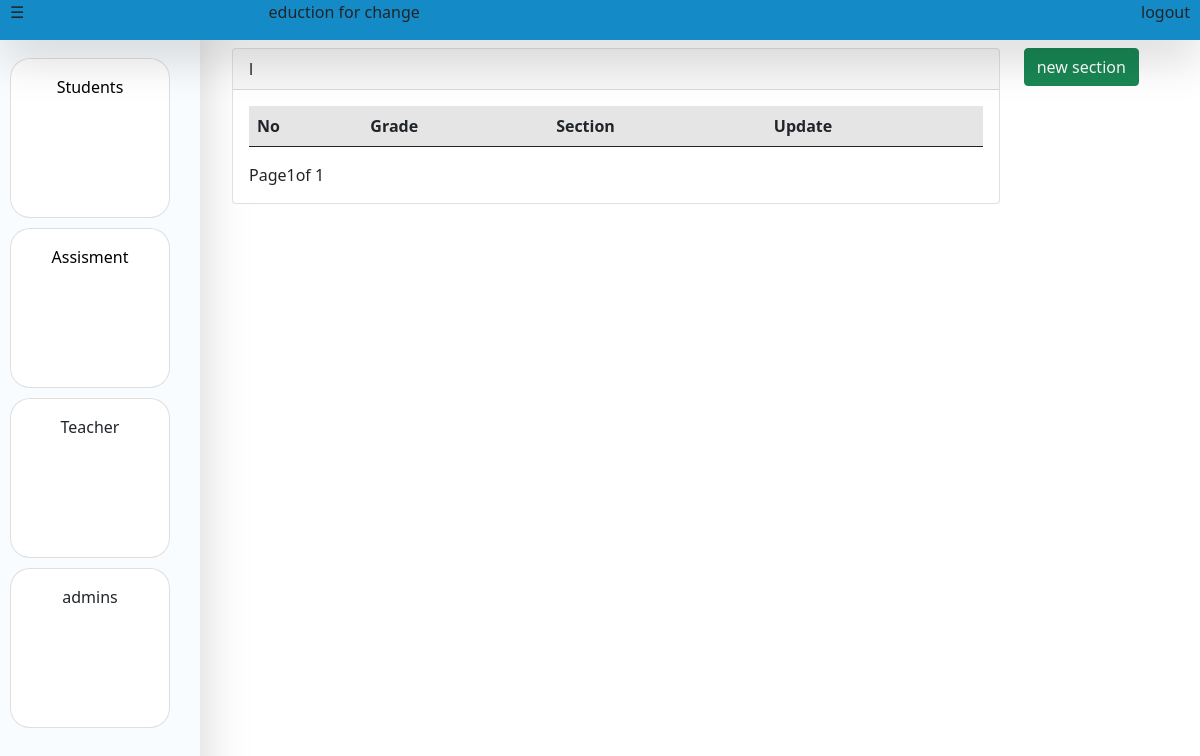
The page /main/acounts/ on the database as committed earlier.
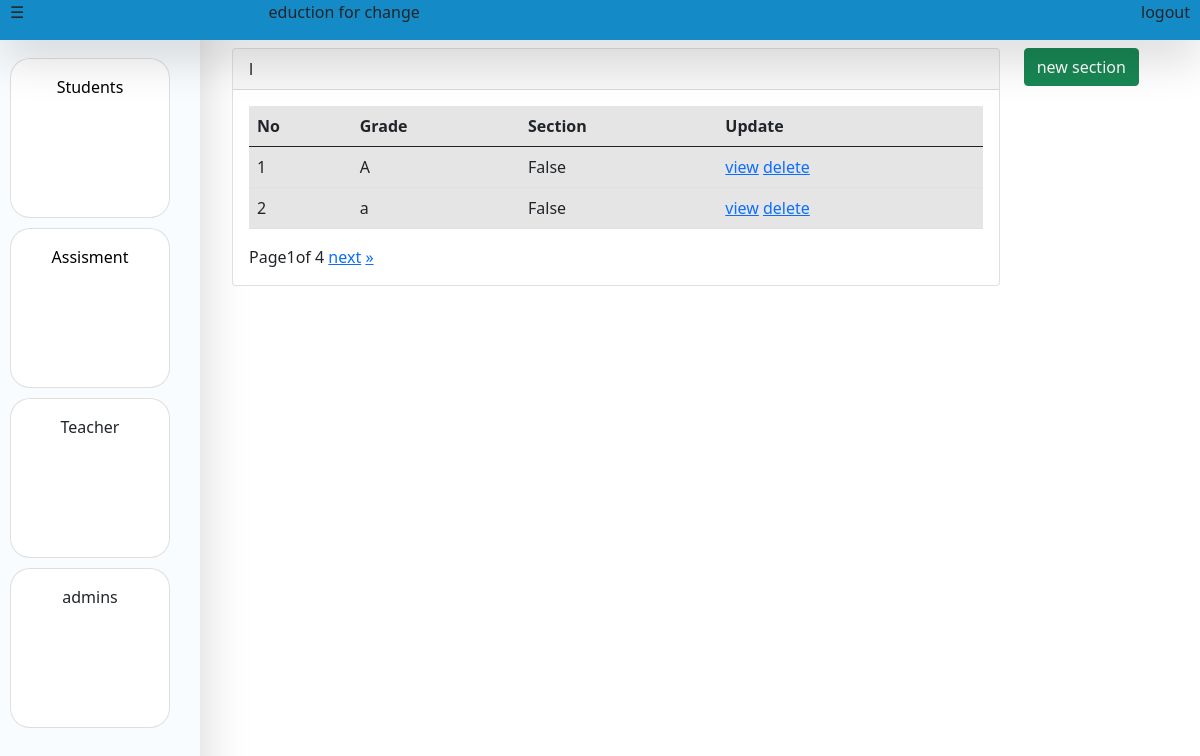
The same page on the database as committed later.
### admins/models.py (models this page shows)
class Section(models.Model):
    grade=models.CharField(max_length=255,null=True)
    section=models.CharField(max_length=20,null=True)
    nas=models.IntegerField(null=True)
    teach=models.IntegerField(null=True)
    grad=models.IntegerField(null=True)

### admins/views.py (the view)
# urls.py: path('acounts/',views.acounts,name="acounts"),
def acounts(request):
    if request.method=="POST":
        grad=request.POST.get('grade',False)
        sece=request.POST.get('sec',False)
        sec=Section(grade=grad,section=sece)
        sec.save()
        return redirect('main:acounts')
    sb=Section.objects.filter()
    pag=Paginator(sb,2)
    page=request.GET.get("page")
    page_obj=pag.get_page(page)
    return render(request,"admins/acounts.html",{'page_obj':page_obj})

### template/admins/acounts.html (shortened to what this page needs)
{%extends 'admins/home.html'%} {%load static%}
    {%block main%}
    <br /><br />
    <div class="row">
      <div class="col-10">
        <div class="card" style="" id="section-list">
          <div class="card-header">l</div>
          <div class="card-body">
            <table class="table table-active table-hover table-responsive-sm">
              <thead>
                <th>No</th>
                <th>Grade</th>
                <th>Section</th>
                <th>Update</th>
              </thead>
              <tbody>
                {%for u in page_obj%}
                <tr>
                  <td>{{forloop.counter}}</td>
                  <td>{{u.grade}}</td>
                  <td>{{u.section}}</td>
                  <td>
                    <a href="{%url 'main:view_student' u.id %}">view</a>
                    <a href="">delete</a>
                  </td>
                </tr>
                {%endfor%}
              </tbody>
            </table>
            <div class="pagination">
              <span class="step-links">
                <span class="current">
                  Page{{page_obj.number}}of {{page_obj.paginator.num_pages}}
                </span>
                {%if page_obj.has_next%}
                <a href="?page={{page_obj.next_page_number}}">next</a>
                <a href="?page={{page_obj.paginator.num_pages}}">&raquo;</a>
                {%endif%}
              </span>
            </div>
          </div>
        </div>
      </div>
      <div class="col-2">
        <button class="btn btn-success" onclick="addsection()">
          new section
        </button>
      </div>
    </div>
    {%endblock%}

Rows that differ between the two databases and show on the page:
added Section: grade "A", section "False"
added Section: grade "a", section "False"
Other text that changed with them:
{{ page_obj.paginator.num_pages }}: "1" → "4"
text now shown: "next »"
